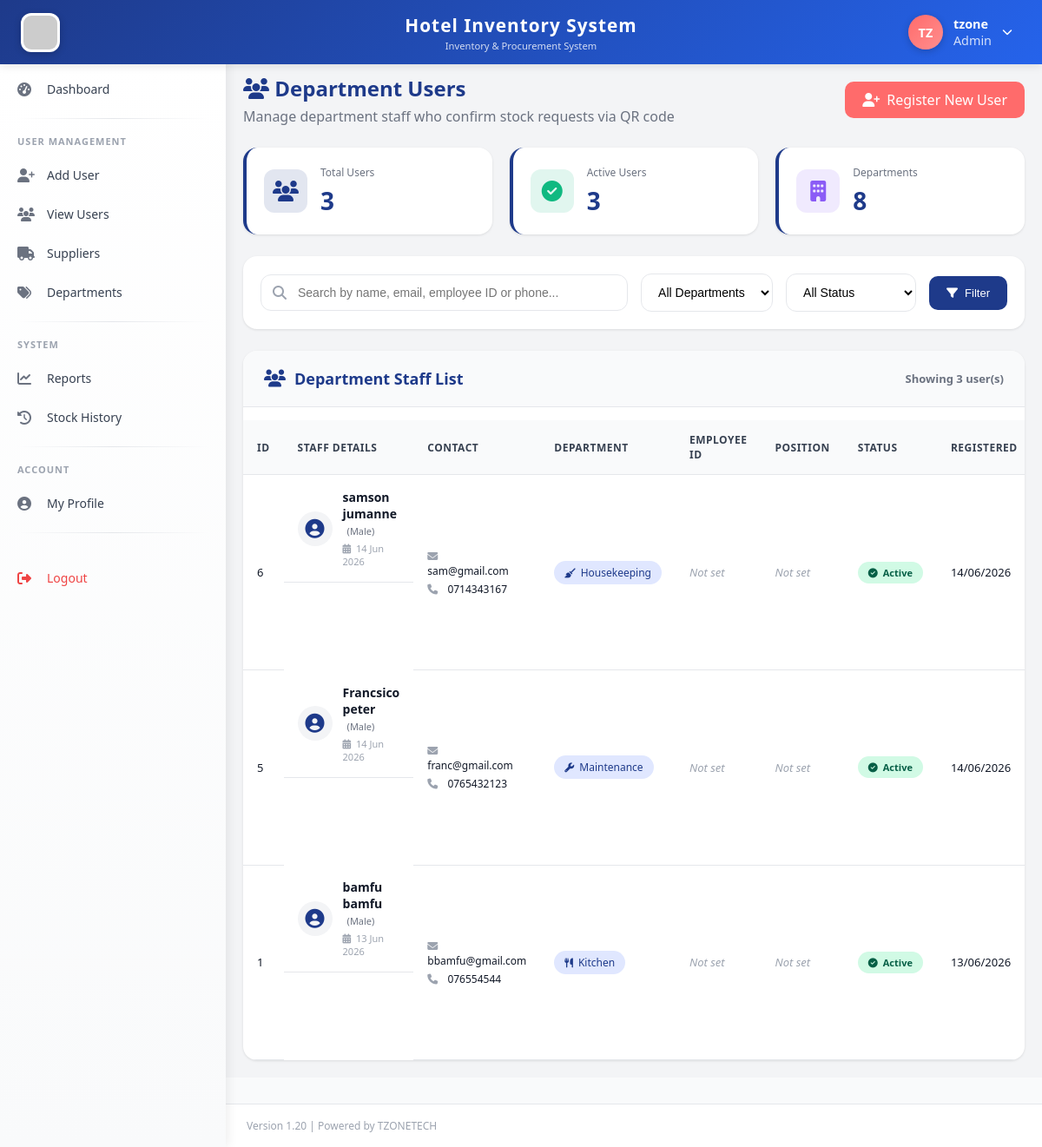
/department/view_department_users.php (signed in), run on the app's committed database.
### tables this page shows
CREATE TABLE `users` (
  `id` int(11) NOT NULL,
  `fullname` varchar(100) NOT NULL,
  `username` varchar(50) NOT NULL,
  `password` varchar(255) NOT NULL,
  `email` varchar(100) NOT NULL,
  `phone` varchar(20) DEFAULT NULL,
  `role_id` int(11) NOT NULL,
  `status` enum('active','inactive') DEFAULT 'active',
  `created_at` timestamp NOT NULL DEFAULT current_timestamp(),
  `phone_verified` tinyint(4) DEFAULT 0,
  `reset_token` varchar(100) DEFAULT NULL,
  `reset_expires` datetime DEFAULT NULL,
  `profile_picture` varchar(255) DEFAULT NULL,
  `updated_at` timestamp NOT NULL DEFAULT current_timestamp() ON UPDATE current_timestamp()
);

CREATE TABLE `department_users` (
  `id` int(11) NOT NULL,
  `department_id` int(11) NOT NULL,
  `fullname` varchar(100) NOT NULL,
  `sex` enum('Male','Female','Other') DEFAULT NULL,
  `email` varchar(100) NOT NULL,
  `phone` varchar(20) NOT NULL,
  `password` varchar(255) NOT NULL,
  `employee_id` varchar(50) DEFAULT NULL,
  `position` varchar(100) DEFAULT NULL,
  `status` enum('active','inactive') DEFAULT 'active',
  `profile_picture` varchar(255) DEFAULT NULL,
  `last_login` datetime DEFAULT NULL,
  `created_at` timestamp NOT NULL DEFAULT current_timestamp(),
  `updated_at` timestamp NOT NULL DEFAULT current_timestamp() ON UPDATE current_timestamp(),
  `reset_token` varchar(100) DEFAULT NULL,
  `reset_expires` datetime DEFAULT NULL
);

CREATE TABLE `departments` (
  `id` int(11) NOT NULL,
  `department_name` varchar(100) NOT NULL,
  `department_code` varchar(20) NOT NULL,
  `description` text DEFAULT NULL,
  `status` enum('active','inactive') DEFAULT 'active',
  `created_at` timestamp NOT NULL DEFAULT current_timestamp()
);

### department/view_department_users.php (the view, shortened to what this page needs)
<?php
require_once '../includes/auth_check.php';
$search = $_GET['search'] ?? '';
$sql = "SELECT du.*, d.department_name
        FROM department_users du
        JOIN departments d ON du.department_id = d.id
        WHERE 1=1";
$sql .= " ORDER BY du.created_at DESC";
$result = $db->query($sql);
$users = $result->fetch_all(MYSQLI_ASSOC);
$depts_sql = "SELECT id, department_name FROM departments WHERE status = 'active' ORDER BY department_name";
$depts_result = $db->query($depts_sql);
$departments = $depts_result->fetch_all(MYSQLI_ASSOC);
include '../templates/header.php';
include '../templates/sidebar.php';
?>
<div class="main-content">
    <div class="page-header">
        <div>
            <h1><i class="fas fa-users"></i> Department Users</h1>
            <p>Manage department staff who confirm stock requests via QR code</p>
        </div>
        <div class="header-actions">
            <a href="register.php" class="btn-primary">
                <i class="fas fa-user-plus"></i> Register New User
            </a>
        </div>
    </div>
    <div class="stats-grid">
        <div class="stat-card">
            <div class="stat-icon" style="background: #1E3A8A20;">
                <i class="fas fa-users" style="color: #1E3A8A;"></i>
            </div>
            <div class="stat-info">
                <span class="stat-label">Total Users</span>
                <span class="stat-value"><?php echo count($users); ?></span>
            </div>
        </div>
        <div class="stat-card">
            <div class="stat-icon" style="background: #10B98120;">
                <i class="fas fa-check-circle" style="color: #10B981;"></i>
            </div>
            <div class="stat-info">
                <span class="stat-label">Active Users</span>
                <span class="stat-value">
                    <?php
                        $active_count = 0;
                        foreach($users as $u) {
                            if ($u['status'] == 'active') $active_count++;
                        }
                        echo $active_count;
                    ?>
                </span>
            </div>
        </div>
        <div class="stat-card">
            <div class="stat-icon" style="background: #8B5CF620;">
                <i class="fas fa-building" style="color: #8B5CF6;"></i>
            </div>
            <div class="stat-info">
                <span class="stat-label">Departments</span>
                <span class="stat-value"><?php echo count($departments); ?></span>
            </div>
        </div>
    </div>
    <div class="filter-container">
        <form method="GET" action="" class="filter-form" id="filterForm">
            <div class="search-wrapper">
                <i class="fas fa-search search-icon"></i>
                <input type="text" name="search" placeholder="Search by name, email, employee ID or phone..."
                       value="<?php echo htmlspecialchars($search); ?>" class="search-input">
            </div>
            <div class="filter-group">
                <select name="department" class="filter-select">
                    <option value="">All Departments</option>
                </select>
            </div>
            <div class="filter-group">
                <select name="status" class="filter-select">
                    <option value="">All Status</option>
                </select>
            </div>
            <button type="submit" class="btn-filter">
                <i class="fas fa-filter"></i> Filter
            </button>
        </form>
    </div>
    <div class="data-card">
        <div class="card-header">
            <div class="header-title">
                <i class="fas fa-users"></i>
                <h3>Department Staff List</h3>
            </div>
            <div class="header-info">
                Showing <strong><?php echo count($users); ?></strong> user(s)
            </div>
        </div>
        <div class="table-wrapper">
            <table class="users-table">
                <thead>
                    <tr>
                        <th>ID</th>
                        <th>Staff Details</th>
                        <th>Contact</th>
                        <th>Department</th>
                        <th>Employee ID</th>
                        <th>Position</th>
                        <th>Status</th>
                        <th>Registered</th>
                    </tr>
                </thead>
                <tbody>
                    <?php if(count($users) > 0): ?>
                        <?php foreach($users as $index => $user): ?>
                            <tr class="user-row" style="animation-delay: <?php echo $index * 0.02; ?>s">
                                <td><?php echo $user['id']; ?></td>
                                <td class="staff-cell">
                                    <div class="staff-avatar">
                                        <i class="fas fa-user-circle"></i>
                                    </div>
                                    <div class="staff-info">
                                        <div class="staff-name">
                                            <strong><?php echo htmlspecialchars($user['fullname']); ?></strong>
                                            <?php if($user['sex']): ?>
                                                <span class="staff-sex">(<?php echo $user['sex']; ?>)</span>
                                            <?php endif; ?>
                                        </div>
                                        <div class="staff-meta">
                                            <i class="fas fa-calendar-alt"></i>
                                            <?php echo date('d M Y', strtotime($user['created_at'])); ?>
                                        </div>
                                    </div>
                                </td>
                                <td class="contact-cell">
                                    <div><i class="fas fa-envelope"></i> <?php echo htmlspecialchars($user['email']); ?></div>
                                    <div><i class="fas fa-phone"></i> <?php echo htmlspecialchars($user['phone']); ?></div>
                                </td>
                                <td>
                                    <span class="dept-badge">
                                        <i class="fas <?php echo getDepartmentIcon($user['department_name']); ?>"></i>
                                        <?php echo htmlspecialchars($user['department_name']); ?>
                                    </span>
                                </td>
                                <td>
                                    <?php if(!empty($user['employee_id'])): ?>
                                        <code><?php echo htmlspecialchars($user['employee_id']); ?></code>
                                    <?php else: ?>
                                        <span class="text-muted">Not set</span>
                                    <?php endif; ?>
                                </td>
                                <td>
                                    <?php if(!empty($user['position'])): ?>
                                        <span class="position-tag"><?php echo htmlspecialchars($user['position']); ?></span>
                                    <?php else: ?>
                                        <span class="text-muted">Not set</span>
                                    <?php endif; ?>
                                </td>
                                <td>
                                    <span class="status-badge status-<?php echo $user['status']; ?>">
                                        <i class="fas <?php echo $user['status'] == 'active' ? 'fa-check-circle' : 'fa-times-circle'; ?>"></i>
                                        <?php echo ucfirst($user['status']); ?>
                                    </span>
                                </td>
                                <td><?php echo date('d/m/Y', strtotime($user['created_at'])); ?></td>
                            </tr>
                        <?php endforeach; ?>
                    <?php endif; ?>
                </tbody>
            </table>
        </div>
    </div>
</div>
<?php
function getDepartmentIcon($department) {
    switch($department) {
        case 'Kitchen': return 'fa-utensils';
        case 'Housekeeping': return 'fa-broom';
        case 'Maintenance': return 'fa-wrench';
    }
}
?>
<?php include '../templates/footer.php'; ?>

### templates/header.php (shortened to what this page needs)
<!DOCTYPE html>
<html lang="en">
<head>
    <link rel="stylesheet" href="https://cdnjs.cloudflare.com/ajax/libs/font-awesome/6.4.0/css/all.min.css">
    <link rel="stylesheet" href="<?php echo APP_URL; ?>/assets/css/style.css">
</head>
<body>
    <div class="top-header">
        <div class="header-left">
            <img src="<?php echo APP_URL; ?>/assets/images/hotel.jpg" alt="Hotel Logo" class="logo-img" onerror="this.src='https://via.placeholder.com/45x45?text=H'">
        </div>
        <div class="header-center">
            <div class="app-title"><?php echo APP_NAME; ?></div>
            <div class="app-subtitle">Inventory & Procurement System</div>
        </div>
        <div class="header-right">
            <div class="user-info" id="userInfoBtn">
                <div class="user-avatar-circle" id="userAvatar">
                    <?php
                    $user_id = $_SESSION['user_id'] ?? 0;
                    $profile_pic = '';
                    $fullname = $_SESSION['fullname'] ?? 'User';
                    if ($user_id > 0 && isset($db)) {
                        $pic_sql = "SELECT profile_picture, fullname FROM users WHERE id = ?";
                        $pic_stmt = $db->prepare($pic_sql);
                        $pic_stmt->bind_param("i", $user_id);
                        $pic_stmt->execute();
                        $pic_result = $pic_stmt->get_result();
                        if ($pic_row = $pic_result->fetch_assoc()) {
                            $profile_pic = $pic_row['profile_picture'];
                            $fullname = $pic_row['fullname'];
                        }
                    }
                    $profile_pic_path = '';
                    if ($profile_pic_path && !empty($profile_pic)):
                    ?>
                        <img src="<?php echo $profile_pic_path; ?>?t=<?php echo time(); ?>" alt="Profile" id="headerProfileImg">
                    <?php else:
                        $name_parts = explode(' ', $fullname);
                        $initial = strtoupper(substr($name_parts[0], 0, 1));
                        if (isset($name_parts[1])) {
                            $initial .= strtoupper(substr($name_parts[1], 0, 1));
                        } else if (strlen($name_parts[0]) > 1) {
                            $initial .= strtoupper(substr($name_parts[0], 1, 1));
                        } else {
                            $initial .= strtoupper(substr($fullname, 0, 1));
                        }
                    ?>
                        <span id="headerInitials"><?php echo $initial; ?></span>
                    <?php endif; ?>
                </div>
                <div class="user-details">
                    <span class="user-name" id="headerUserName"><?php echo htmlspecialchars($fullname); ?></span>
                    <span class="user-role"><?php echo $_SESSION['role'] ?? 'Guest'; ?></span>
                </div>
                <i class="fas fa-chevron-down" style="font-size: 12px;"></i>
            </div>
        </div>
    </div>

### assets/css/style.css (style rules this page uses)
:root { --primary-dark: #1E3A8A; --primary-light: #2563EB; --accent: #FF6B6B; --accent-dark: #e55a5a; --bg-light: #F9FAFB; --white: #FFFFFF; --text-dark: #111827; --text-muted: #6B7280; --border: #E5E7EB; --shadow-sm: 0 1px 2px 0 rgba(0, 0, 0, 0.05); --shadow-md: 0 4px 6px -1px rgba(0, 0, 0, 0.1); --shadow-lg: 0 10px 15px -3px rgba(0, 0, 0, 0.1); --success: #10B981; --warning: #F59E0B; --danger: #EF4444; --info: #3B82F6; }
* { margin: 0; padding: 0; box-sizing: border-box; }
body { font-family: 'Segoe UI', Tahoma, Geneva, Verdana, sans-serif; background: var(--bg-light); color: var(--text-dark); }
.top-header { background: var(--primary-dark); color: white; padding: 12px 24px; position: fixed; top: 0; left: 0; right: 0; z-index: 1000; display: flex; justify-content: space-between; align-items: center; box-shadow: var(--shadow-md); }
.user-info { display: flex; align-items: center; gap: 20px; }
.user-info span { font-size: 0.9rem; }
.main-content { margin-left: 260px; margin-top: 65px; padding: 24px; min-height: calc(100vh - 65px); }
.card-header { font-size: 1.2rem; font-weight: 600; margin-bottom: 15px; padding-bottom: 10px; border-bottom: 2px solid var(--border); }
.stat-card { background: var(--white); border-radius: 12px; padding: 20px; box-shadow: var(--shadow-md); border-left: 4px solid var(--primary-dark); }
.btn-primary { background: var(--accent); color: white; }

### templates/header.php (style rules this page uses)
* { margin: 0; padding: 0; box-sizing: border-box; }
body { font-family: 'Segoe UI', Tahoma, Geneva, Verdana, sans-serif; background: #F9FAFB; color: #111827; }
.top-header { background: linear-gradient(135deg, #1E3A8A 0%, #2563EB 100%); color: white; padding: 12px 24px; position: fixed; top: 0; left: 0; right: 0; z-index: 1000; display: flex; justify-content: space-between; align-items: center; box-shadow: 0 2px 10px rgba(0,0,0,0.1); }
.header-left { display: flex; align-items: center; gap: 15px; min-width: 200px; }
.logo-img { width: 45px; height: 45px; border-radius: 12px; object-fit: cover; box-shadow: 0 2px 8px rgba(0,0,0,0.2); background: white; padding: 3px; }
.header-center { flex: 1; text-align: center; }
.app-title { font-size: 1.3rem; font-weight: 700; letter-spacing: 1px; }
.app-subtitle { font-size: 0.7rem; opacity: 0.8; margin-top: 2px; }
.header-right { display: flex; align-items: center; gap: 20px; min-width: 200px; justify-content: flex-end; }
.user-info { display: flex; align-items: center; gap: 12px; cursor: pointer; position: relative; padding: 5px 10px; border-radius: 40px; transition: background 0.3s; }
.user-avatar-circle { width: 40px; height: 40px; border-radius: 50%; background: linear-gradient(135deg, #FF6B6B, #ff8e8e); display: flex; align-items: center; justify-content: center; font-weight: 700; font-size: 18px; color: white; text-transform: uppercase; box-shadow: 0 2px 8px rgba(0,0,0,0.2); overflow: hidden; }
.user-details { display: flex; flex-direction: column; }
.user-name { font-size: 14px; font-weight: 600; }
.user-role { font-size: 11px; opacity: 0.8; }
.main-content { margin-left: 260px; margin-top: 65px; padding: 24px; min-height: calc(100vh - 65px); }

### templates/footer.php (style rules this page uses)
.btn-primary, .btn-secondary, .action-btn { transition: all 0.3s cubic-bezier(0.4, 0, 0.2, 1); }

### data on the page
users: fullname "TZ", fullname "tzone"
department_users: id "6", fullname "samson jumanne", sex "Male", created_at "14 Jun 2026", email "sam@gmail.com", phone "0714343167", department.department_name "Housekeeping", shows "Not set", status "Active", created_at "14/06/2026"
department_users: id "5", fullname "Francsico peter", sex "Male", created_at "14 Jun 2026", email "franc@gmail.com", phone "0765432123", department.department_name "Maintenance", shows "Not set", status "Active", created_at "14/06/2026"
department_users: id "1", fullname "bamfu bamfu", sex "Male", created_at "13 Jun 2026", email "bbamfu@gmail.com", phone "076554544", department.department_name "Kitchen", shows "Not set", status "Active", created_at "13/06/2026"

### other printed values
APP_NAME "Hotel Inventory System"
$_SESSION['role'] "Admin"
count($users) "3"
$active_count "3"
count($departments) "8"
